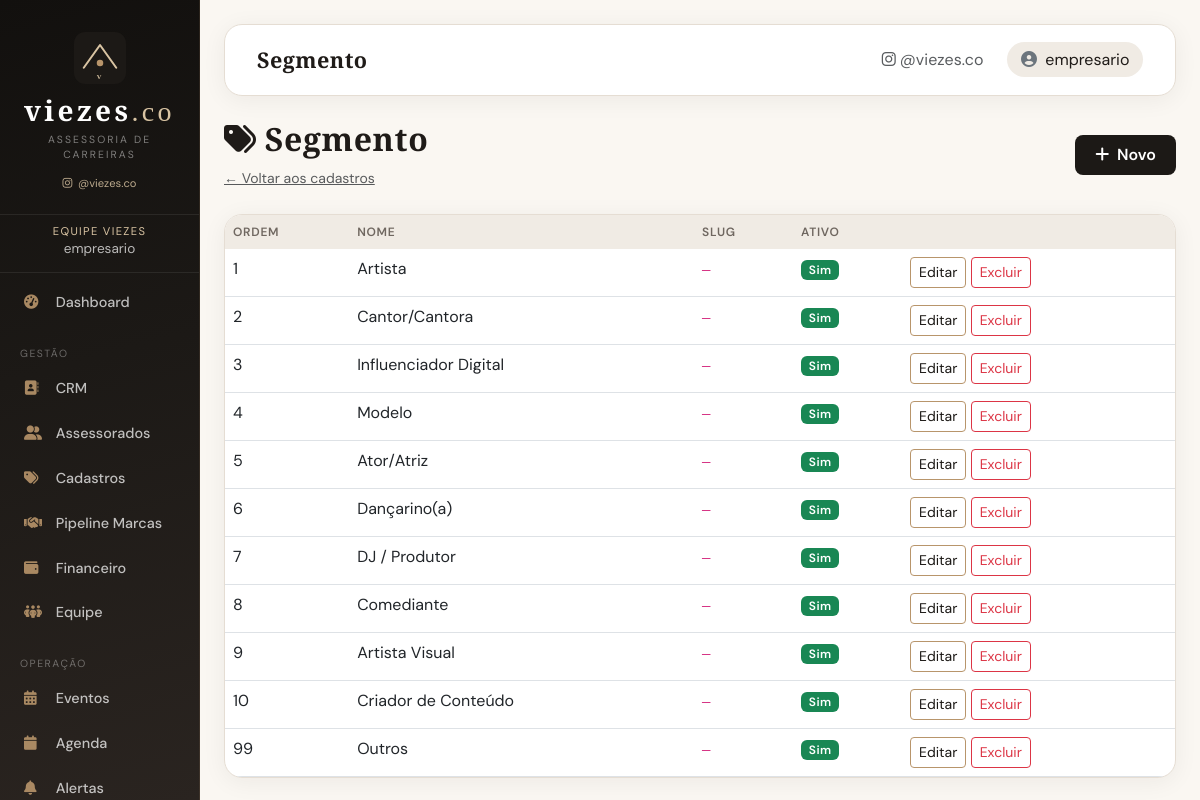
Screenshot of /cadastros/segment (signed in) with the database file from the repository.
### app/models.py (models this page shows, shortened)
class User(UserMixin, db.Model):
    id = db.Column(db.Integer, primary_key=True)
    username = db.Column(db.String(80), unique=True, nullable=False)
    email = db.Column(db.String(120), unique=True, nullable=False)
    password_hash = db.Column(db.String(255), nullable=False)
    is_manager = db.Column(db.Boolean, default=False)  # True para empresário
    artist_id = db.Column(db.Integer, db.ForeignKey('artist.id'), nullable=True)
    display_name = db.Column(db.String(120), nullable=True)
    team_role = db.Column(db.String(40), nullable=True)  # estrategico, operacional, captacao
    phone = db.Column(db.String(20), nullable=True)
    is_active_user = db.Column(db.Boolean, default=True)
    created_at = db.Column(db.DateTime, default=datetime.utcnow)
    google_token = db.Column(db.Text, nullable=True)
    artist = db.relationship('Artist', backref='user_account', uselist=False)

class CatalogItem(db.Model):
    __tablename__ = 'catalog_item'
    CATEGORIES = {
        'segment': 'Segmento',
        'service_type': 'Tipo de serviço',
        'lead_source': 'Origem do lead',
    }
    id = db.Column(db.Integer, primary_key=True)
    category = db.Column(db.String(40), nullable=False, index=True)
    name = db.Column(db.String(120), nullable=False)
    slug = db.Column(db.String(80), nullable=True)
    is_active = db.Column(db.Boolean, default=True)
    sort_order = db.Column(db.Integer, default=0)
    created_at = db.Column(db.DateTime, default=datetime.utcnow)
    __table_args__ = (
        db.UniqueConstraint('category', 'name', name='uq_catalog_category_name'),
    )

### app/catalog/routes.py (the view)
@bp.route('/<category>')
@login_required
def list_items(category):
    if not _manager_required():
        return redirect(url_for('main.dashboard'))
    category = _valid_category(category)
    items = (
        CatalogItem.query.filter_by(category=category)
        .order_by(CatalogItem.sort_order, CatalogItem.name)
        .all()
    )
    return render_template(
        'catalog/list.html',
        category=category,
        category_label=CatalogItem.CATEGORIES[category],
        items=items,
    )

### app/__init__.py (called while the page is built)
@login_manager.user_loader
def load_user(user_id):
    from app.models import User
    return User.query.get(int(user_id))

### app/catalog/routes.py (called while the page is built)
def _manager_required():
    if not current_user.is_manager:
        flash('Acesso restrito à equipe da assessoria.', 'error')
        return False
    return True

def _valid_category(category):
    if category not in CatalogItem.CATEGORIES:
        abort(404)
    return category

### app/templates/catalog/list.html
{% extends "base.html" %}
{% block page_title %}{{ category_label }}{% endblock %}
{% block content %}
<div class="row mb-4">
    <div class="col-12 d-flex justify-content-between align-items-center flex-wrap gap-2">
        <div>
            <h2><i class="fas fa-tags me-2"></i>{{ category_label }}</h2>
            <a href="{{ url_for('catalog.index') }}" class="text-muted small">← Voltar aos cadastros</a>
        </div>
        <a href="{{ url_for('catalog.new_item', category=category) }}" class="btn btn-primary">
            <i class="fas fa-plus me-1"></i> Novo
        </a>
    </div>
</div>
<div class="card">
    <div class="card-body p-0">
        <table class="table table-hover mb-0">
            <thead class="table-light">
                <tr>
                    <th>Ordem</th>
                    <th>Nome</th>
                    <th>Slug</th>
                    <th>Ativo</th>
                    <th></th>
                </tr>
            </thead>
            <tbody>
                {% for item in items %}
                <tr class="{% if not item.is_active %}table-secondary{% endif %}">
                    <td>{{ item.sort_order }}</td>
                    <td>{{ item.name }}</td>
                    <td><code>{{ item.slug or '—' }}</code></td>
                    <td>{% if item.is_active %}<span class="badge bg-success">Sim</span>{% else %}<span class="badge bg-secondary">Não</span>{% endif %}</td>
                    <td class="text-nowrap">
                        <a href="{{ url_for('catalog.edit_item', category=category, item_id=item.id) }}" class="btn btn-sm btn-outline-primary">Editar</a>
                        <form method="post" action="{{ url_for('catalog.delete_item', category=category, item_id=item.id) }}" class="d-inline" onsubmit="return confirm('Remover este item?');">
                            <button type="submit" class="btn btn-sm btn-outline-danger">Excluir</button>
                        </form>
                    </td>
                </tr>
                {% else %}
                <tr><td colspan="5" class="text-center text-muted py-4">Nenhum item. <a href="{{ url_for('catalog.new_item', category=category) }}">Cadastrar o primeiro</a></td></tr>
                {% endfor %}
            </tbody>
        </table>
    </div>
</div>
{% endblock %}

### app/templates/base.html (shortened to what this page needs)
<!DOCTYPE html>
<html lang="pt-BR">
<head>
    <link href="https://cdn.jsdelivr.net/npm/bootstrap@5.3.0/dist/css/bootstrap.min.css" rel="stylesheet">
    <link href="https://cdnjs.cloudflare.com/ajax/libs/font-awesome/6.5.1/css/all.min.css" rel="stylesheet">
    <link href="https://cdn.jsdelivr.net/npm/fullcalendar@6.1.4/index.global.min.css" rel="stylesheet">
    <link href="{{ url_for('static', filename='css/viezes.css') }}" rel="stylesheet">
</head>
<body class="{% block body_class %}{% endblock %}">
    <div class="container-fluid">
        <div class="row">
            {% if current_user.is_authenticated %}
            <div class="col-md-2 px-0 desktop-sidebar">
                <div class="sidebar py-2">
                    {% include '_viezes_brand.html' %}
                    <div class="sidebar-user">
                        <div class="role">{% if current_user.is_manager %}Equipe Viezes{% else %}Assessorado{% endif %}</div>
                        <div class="name">{{ current_user.display_name or current_user.username }}</div>
                    </div>
                    {% include '_sidebar_nav.html' %}
                </div>
            </div>
            {% endif %}
            <div class="{% if current_user.is_authenticated %}col-md-10{% else %}col-12{% endif %} px-0">
                <div class="main-content p-4">
                    {% if current_user.is_authenticated %}
                    <nav class="navbar navbar-expand-lg top-navbar mb-4">
                        <div class="container-fluid">
                            <span class="navbar-brand mb-0">
                                {% block page_title %}Painel{% endblock %}
                            </span>
                            <div class="navbar-nav ms-auto align-items-center">
                                <a href="https://www.instagram.com/viezes.co" target="_blank" rel="noopener"
                                   class="nav-link d-none d-md-inline text-muted small me-3">
                                    <i class="fab fa-instagram me-1"></i>@viezes.co
                                </a>
                                <span class="user-pill">
                                    <i class="fas fa-circle-user me-1 text-secondary"></i>
                                    {{ current_user.display_name or current_user.username }}
                                </span>
                            </div>
                        </div>
                    </nav>
                    {% endif %}
                    {% block content %}{% endblock %}
                </div>
            </div>
        </div>
    </div>
</body>
</html>

### app/static/css/viezes.css (style rules this page uses)
:root { --vz-black: #12100e; --vz-espresso: #1c1916; --vz-brown: #2d2824; --vz-cream: #faf7f2; --vz-linen: #f0ebe4; --vz-sand: #e5ddd3; --vz-gold: #b8956b; --vz-gold-dark: #96784f; --vz-gold-light: #d9c4a3; --vz-rose: #9e7b7b; --vz-rose-soft: #e8d8d8; --vz-text: #1f1b18; --vz-text-muted: #6f6760; --vz-white: #ffffff; --vz-success: #5a7d5c; --vz-warning: #c4a035; --vz-danger: #b85c5c; --vz-radius: 12px; --vz-radius-lg: 18px; --vz-shadow: 0 4px 24px rgba(28, 25, 22, 0.06); --vz-shadow-lg: 0 12px 40px rgba(28, 25, 22, 0.1); --font-display: 'Cormorant Garamond', Georgia, serif; --font-body: 'DM Sans', system-ui, sans-serif; --sidebar-width: 260px; }
.btn-primary { --bs-btn-bg: var(--vz-espresso); --bs-btn-border-color: var(--vz-espresso); --bs-btn-hover-bg: var(--vz-brown); --bs-btn-hover-border-color: var(--vz-brown); --bs-btn-active-bg: var(--vz-black); --bs-btn-focus-shadow-rgb: 184, 149, 107; }
.btn-outline-primary { --bs-btn-color: var(--vz-espresso); --bs-btn-border-color: var(--vz-gold); --bs-btn-hover-bg: var(--vz-espresso); --bs-btn-hover-border-color: var(--vz-espresso); }
body { font-family: var(--font-body); color: var(--vz-text); background: var(--vz-cream); -webkit-font-smoothing: antialiased; }
h1, h2, h3, h4, h5, h6, .navbar-brand, .card-header, .brand-display { font-family: var(--font-display); font-weight: 600; letter-spacing: 0.02em; }
.sidebar, .mobile-sidebar { background: linear-gradient(165deg, var(--vz-black) 0%, var(--vz-espresso) 45%, #2a2420 100%); border-right: 1px solid rgba(184, 149, 107, 0.15); }
@media (min-width: 769px) { .desktop-sidebar { position: sticky; top: 0; height: 100vh; align-self: flex-start; } }
@media (min-width: 769px) { .desktop-sidebar .sidebar { height: 100vh; overflow-y: auto; overflow-x: hidden; } }
.main-content { background: var(--vz-cream); min-height: 100vh; }
.top-navbar { background: var(--vz-white) !important; border: 1px solid var(--vz-sand); border-radius: var(--vz-radius-lg); box-shadow: var(--vz-shadow); padding: 0.85rem 1.25rem; }
.top-navbar .navbar-brand { color: var(--vz-text) !important; font-size: 1.35rem; }
.top-navbar .user-pill { background: var(--vz-linen); padding: 0.35rem 0.85rem; border-radius: 999px; color: var(--vz-text); }
.card { border: 1px solid var(--vz-sand); border-radius: var(--vz-radius-lg); box-shadow: var(--vz-shadow); background: var(--vz-white); overflow: hidden; }
.btn-primary { background: var(--vz-espresso); border: none; border-radius: 8px; font-weight: 600; padding: 0.5rem 1.25rem; }
.table { --bs-table-bg: transparent; }
.table thead th { background: var(--vz-linen); color: var(--vz-text-muted); font-size: 0.75rem; text-transform: uppercase; letter-spacing: 0.06em; font-weight: 600; border: none; }
.badge { font-weight: 600; letter-spacing: 0.03em; }
a { color: var(--vz-gold-dark); }

### app/templates/base.html (style rules this page uses)
.sidebar { min-height: 100vh; }
.sidebar-user { text-align: center; padding: 0 0.5rem 0.75rem; border-bottom: 1px solid rgba(255,255,255,0.08); margin-bottom: 0.5rem; }
.sidebar-user .role { font-size: 0.7rem; text-transform: uppercase; letter-spacing: 0.12em; color: var(--vz-gold-light); }
.sidebar-user .name { font-size: 0.85rem; color: rgba(255,255,255,0.7); }

### rows the page displays
User: display_name+username "empresario"
CatalogItem: sort_order "1", name "Artista", slug "—", is_active "Sim"
CatalogItem: sort_order "2", name "Cantor/Cantora", slug "—", is_active "Sim"
CatalogItem: sort_order "3", name "Influenciador Digital", slug "—", is_active "Sim"
CatalogItem: sort_order "4", name "Modelo", slug "—", is_active "Sim"
CatalogItem: sort_order "5", name "Ator/Atriz", slug "—", is_active "Sim"
CatalogItem: sort_order "6", name "Dançarino(a)", slug "—", is_active "Sim"
CatalogItem: sort_order "7", name "DJ / Produtor", slug "—", is_active "Sim"
CatalogItem: sort_order "8", name "Comediante", slug "—", is_active "Sim"
CatalogItem: sort_order "9", name "Artista Visual", slug "—", is_active "Sim"
CatalogItem: sort_order "10", name "Criador de Conteúdo", slug "—", is_active "Sim"
CatalogItem: sort_order "99", name "Outros", slug "—", is_active "Sim"

### other values shown
{{ category_label }} "Segmento"
